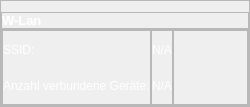
                   <widget class="QFrame" name="frame_38">
                    <property name="frameShape">
                     <enum>QFrame::StyledPanel</enum>
                    </property>
                    <property name="frameShadow">
                     <enum>QFrame::Raised</enum>
                    </property>
                    <layout class="QVBoxLayout" name="verticalLayout_37">
                     <property name="spacing">
                      <number>0</number>
                     </property>
                     <property name="leftMargin">
                      <number>0</number>
                     </property>
                     <property name="rightMargin">
                      <number>0</number>
                     </property>
                     <property name="bottomMargin">
                      <number>0</number>
                     </property>
                     <item>
                      <widget class="QFrame" name="frame_40">
                       <property name="frameShape">
                        <enum>QFrame::StyledPanel</enum>
                       </property>
                       <property name="frameShadow">
                        <enum>QFrame::Raised</enum>
                       </property>
                       <layout class="QHBoxLayout" name="horizontalLayout_29">
                        <property name="spacing">
                         <number>0</number>
                        </property>
                        <property name="leftMargin">
                         <number>0</number>
                        </property>
                        <property name="topMargin">
                         <number>0</number>
                        </property>
                        <property name="rightMargin">
                         <number>0</number>
                        </property>
                        <property name="bottomMargin">
                         <number>0</number>
                        </property>
                        <item>
                         <widget class="QLabel" name="label_40">
                          <property name="font">
                           <font>
                            <pointsize>10</pointsize>
                            <weight>75</weight>
                            <bold>true</bold>
                           </font>
                          </property>
                          <property name="styleSheet">
                           <string notr="true">color: rgb(255, 255, 255);</string>
                          </property>
                          <property name="text">
                           <string>W-Lan</string>
                          </property>
                         </widget>
                        </item>
                       </layout>
                      </widget>
                     </item>
                     <item>
                      <widget class="QFrame" name="frame_39">
                       <property name="frameShape">
                        <enum>QFrame::StyledPanel</enum>
                       </property>
                       <property name="frameShadow">
                        <enum>QFrame::Raised</enum>
                       </property>
                       <layout class="QHBoxLayout" name="horizontalLayout_33">
                        <property name="spacing">
                         <number>0</number>
                        </property>
                        <property name="leftMargin">
                         <number>0</number>
                        </property>
                        <property name="topMargin">
                         <number>0</number>
                        </property>
                        <property name="rightMargin">
                         <number>0</number>
                        </property>
                        <property name="bottomMargin">
                         <number>0</number>
                        </property>
                        <item>
                         <widget class="QFrame" name="frame_51">
                          <property name="frameShape">
                           <enum>QFrame::StyledPanel</enum>
                          </property>
                          <property name="frameShadow">
                           <enum>QFrame::Raised</enum>
                          </property>
                          <layout class="QVBoxLayout" name="verticalLayout_38">
                           <property name="spacing">
                            <number>0</number>
                           </property>
                           <property name="leftMargin">
                            <number>0</number>
                           </property>
                           <property name="topMargin">
                            <number>0</number>
                           </property>
                           <property name="rightMargin">
                            <number>0</number>
                           </property>
                           <property name="bottomMargin">
                            <number>0</number>
                           </property>
                           <item>
                            <widget class="QLabel" name="label_43">
                             <property name="styleSheet">
                              <string notr="true">color: rgb(255, 255, 255);</string>
                             </property>
                             <property name="text">
                              <string>SSID:</string>
                             </property>
                            </widget>
                           </item>
                           <item>
                            <widget class="QLabel" name="label_42">
                             <property name="styleSheet">
                              <string notr="true">color: rgb(255, 255, 255);</string>
                             </property>
                             <property name="text">
                              <string>Anzahl verbundene Geräte:</string>
                             </property>
                            </widget>
                           </item>
                          </layout>
                         </widget>
                        </item>
                        <item>
                         <widget class="QFrame" name="frame_52">
                          <property name="frameShape">
                           <enum>QFrame::StyledPanel</enum>
                          </property>
                          <property name="frameShadow">
                           <enum>QFrame::Raised</enum>
                          </property>
                          <layout class="QVBoxLayout" name="verticalLayout_39">
                           <property name="spacing">
                            <number>0</number>
                           </property>
                           <property name="leftMargin">
                            <number>0</number>
                           </property>
                           <property name="topMargin">
                            <number>0</number>
                           </property>
                           <property name="rightMargin">
                            <number>0</number>
                           </property>
                           <property name="bottomMargin">
                            <number>0</number>
                           </property>
                           <item>
                            <widget class="QLabel" name="ssid">
                             <property name="styleSheet">
                              <string notr="true">color: rgb(255, 255, 255);</string>
                             </property>
                             <property name="text">
                              <string>N/A</string>
                             </property>
                            </widget>
                           </item>
                           <item>
                            <widget class="QLabel" name="connected_devices">
                             <property name="styleSheet">
                              <string notr="true">color: rgb(255, 255, 255);</string>
                             </property>
                             <property name="text">
                              <string>N/A</string>
                             </property>
                            </widget>
                           </item>
                          </layout>
                         </widget>
                        </item>
                        <item>
                         <widget class="QFrame" name="frame_53">
                          <property name="sizePolicy">
                           <sizepolicy hsizetype="Minimum" vsizetype="Minimum">
                            <horstretch>0</horstretch>
                            <verstretch>0</verstretch>
                           </sizepolicy>
                          </property>
                          <property name="minimumSize">
                           <size>
                            <width>75</width>
                            <height>75</height>
                           </size>
                          </property>
                          <property name="frameShape">
                           <enum>QFrame::StyledPanel</enum>
                          </property>
                          <property name="frameShadow">
                           <enum>QFrame::Raised</enum>
                          </property>
                         </widget>
                        </item>
                        <item>
                         <widget class="QFrame" name="frame_54">
                          <property name="frameShape">
                           <enum>QFrame::StyledPanel</enum>
                          </property>
                          <property name="frameShadow">
                           <enum>QFrame::Raised</enum>
                          </property>
                         </widget>
                        </item>
                       </layout>
                      </widget>
                     </item>
                    </layout>
                   </widget>
